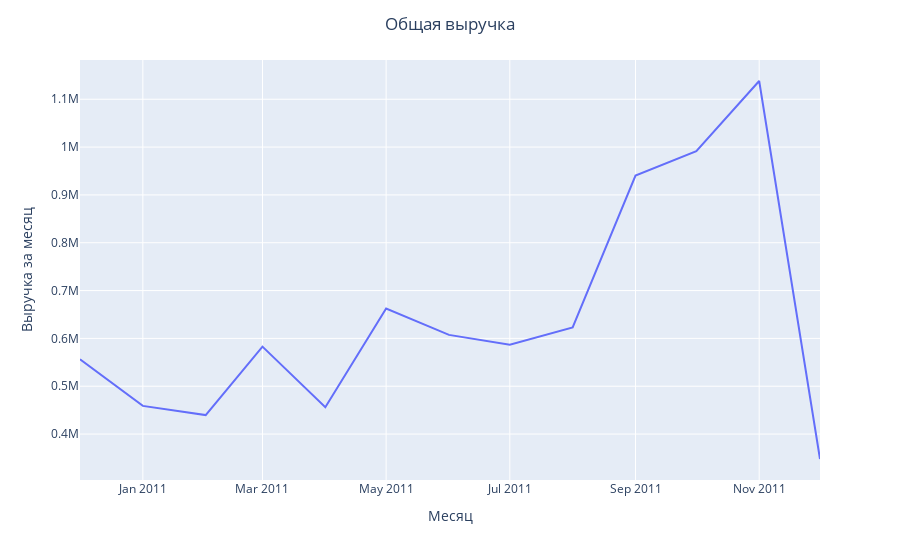

Source (notebook cell):
### Code cell
data['month'] =  data['InvoiceDate'].dt.to_period('M').astype('str')
sezon_data = data.groupby('month')['final_price'].sum().reset_index()

fig = px.line(sezon_data,
             x='month',
             y='final_price',
             labels={'month': 'Месяц',
                     'final_price': 'Выручка за месяц'
                     })


fig.update_layout(
    title='Общая выручка',
    title_x=0.5,  
    showlegend=False  
)

### Figure 1 — Plotly figure (JSON) as saved in the notebook; plotly's stock layout.template omitted (floating-point values rounded to 4 significant figures)
{"data": [{"hovertemplate": "Месяц=%{x}<br>Выручка за месяц=%{y}<extra></extra>", "legendgroup": "", "line": {"color": "#636efa", "dash": "solid"}, "marker": {"symbol": "circle"}, "mode": "lines", "name": "", "orientation": "v", "showlegend": false, "type": "scatter", "x": ["2010-12", "2011-01", "2011-02", "2011-03", "2011-04", "2011-05", "2011-06", "2011-07", "2011-08", "2011-09", "2011-10", "2011-11", "2011-12"], "xaxis": "x", "y": [556300.0, 458900.0, 439700.0, 582800.0, 456100.0, 662500.0, 607400.0, 586800.0, 622900.0, 940500.0, 991500.0, 1138000.0, 347900.0], "yaxis": "y"}], "layout": {"legend": {"tracegroupgap": 0}, "margin": {"t": 60}, "showlegend": false, "title": {"text": "Общая выручка", "x": 0.5}, "xaxis": {"anchor": "y", "domain": [0, 1], "title": {"text": "Месяц"}}, "yaxis": {"anchor": "x", "domain": [0, 1], "title": {"text": "Выручка за месяц"}}}}
